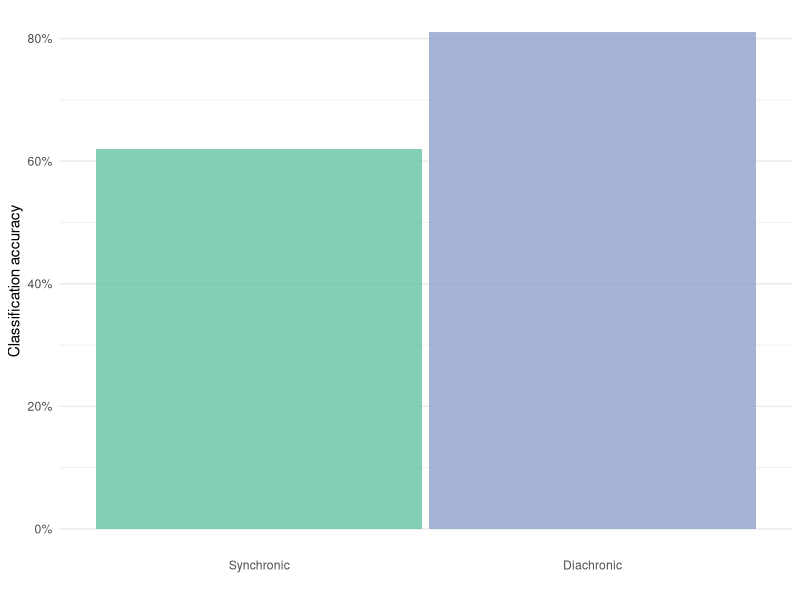
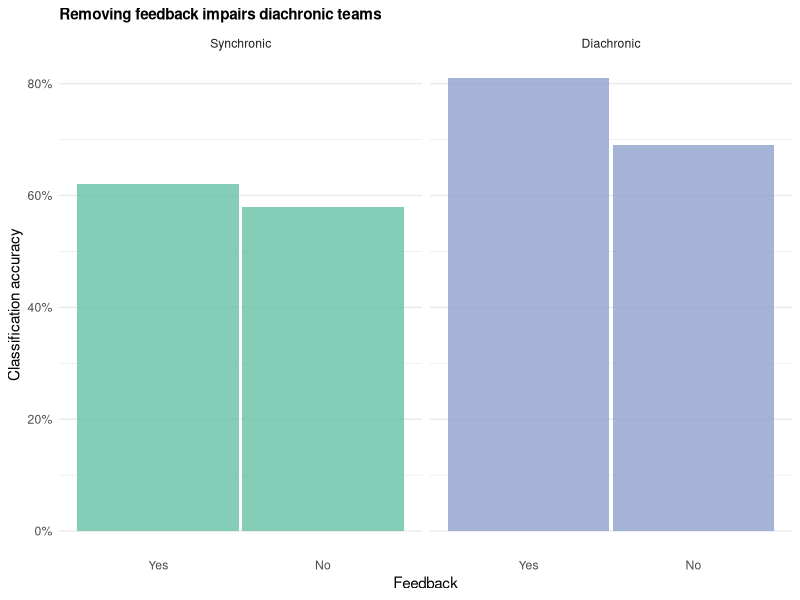
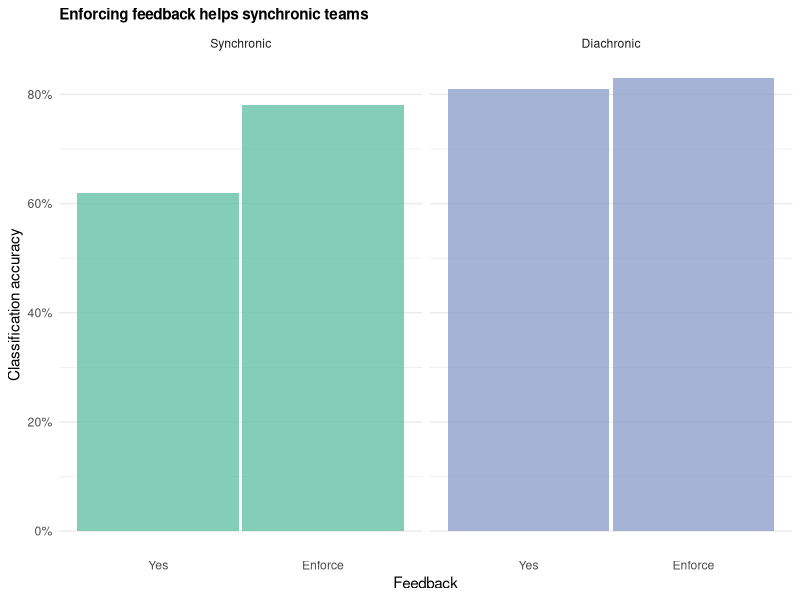

Recreate these plots in R, in order.
# ---- hypotheses
library(magrittr)
library(dplyr)
library(stringr)
library(ggplot2)
library(scales)
library(gridExtra)

team_structures <- c("synchronic", "diachronic")
feedback_types <- c("yes", "no", "enforce")

recode_team_structures <- function(frame) {
  team_structures_map <- data_frame(
    team_structure = team_structures,
    team_factor = factor(team_structures, levels = team_structures,
                         labels = str_to_title(team_structures))
  )
  left_join(frame, team_structures_map)
}

recode_feedback_types <- function(frame) {
  feedback_map <- data_frame(
    feedback_type = feedback_types,
    feedback_factor = factor(feedback_type, levels = feedback_types,
                             labels = str_to_title(feedback_types))
  )
  left_join(frame, feedback_map)
}

# theme
default_alpha <- 0.8
default_bar_width <- 0.98

base_theme <- theme_minimal() +
  theme(
    axis.ticks = element_blank(),
    panel.grid.major.x = element_blank(),
    plot.title = element_text(size = 11, face = "bold")
  )

colors <- RColorBrewer::brewer.pal(3, "Set2")
names(colors) <- c("green", "orange", "blue")
team_colors <- c(colors[["green"]], colors[["blue"]])

scale_y_classification_accuracy <- scale_y_continuous("Classification accuracy", labels = percent)
scale_fill_team_factor <- scale_fill_manual(values = team_colors)

base_plot <- ggplot() +
  base_theme

# ---- team-structure-results
exp1 <- data_frame(
  team_structure = team_structures,
  classification_accuracy = c(0.62, 0.81)
) %>% recode_team_structures

(base_plot %+% exp1) +
  geom_bar(aes(team_factor, classification_accuracy, fill = team_factor),
           stat = "identity", width = default_bar_width, alpha = default_alpha) +
  xlab("") +
  scale_y_classification_accuracy +
  scale_fill_team_factor +
  guides(fill = "none")

# ---- feedback-results
exp2 <- expand.grid(
  feedback_type = feedback_types,
  team_structure = team_structures
)
# > exp2
#   feedback_type team_structure
# 1           yes     synchronic
# 2            no     synchronic
# 3       enforce     synchronic
# 4           yes     diachronic
# 5            no     diachronic
# 6       enforce     diachronic
exp2$classification_accuracy <- c(62, 58, 78, 81, 69, 83)/100
exp2 %<>%
  recode_team_structures %>%
  recode_feedback_types

exp2_treatment_no <- exp2 %>%
  filter(feedback_type %in% c("yes", "no"))

exp2_treatment_yes <- exp2 %>%
  filter(feedback_type %in% c("yes", "enforce"))

treatment_plot <- base_plot +
  geom_bar(aes(feedback_factor, classification_accuracy, fill = team_factor),
           stat = "identity", width = default_bar_width, alpha = default_alpha) +
  facet_wrap("team_factor", nrow = 1) +
  xlab("Feedback") +
  scale_y_classification_accuracy +
  scale_fill_team_factor +
  guides(fill = "none")

(treatment_plot %+% exp2_treatment_no) +
  ggtitle("Removing feedback impairs diachronic teams")

(treatment_plot %+% exp2_treatment_yes) +
  ggtitle("Enforcing feedback helps synchronic teams")

# ---- insight-results

# ---- multiple-projects-results
